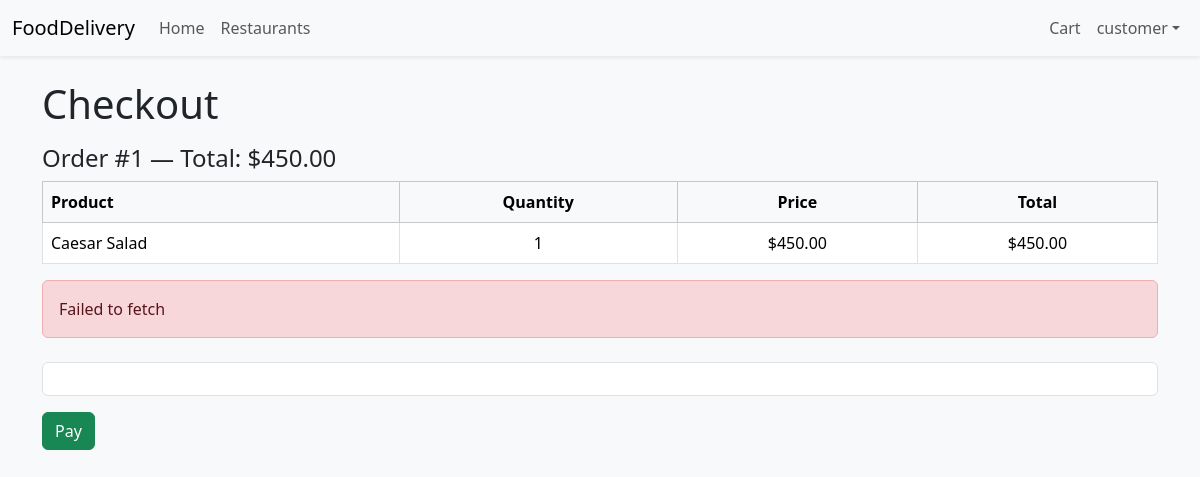
Page /orders/checkout/1/pay/ (signed in) on the earlier database version.
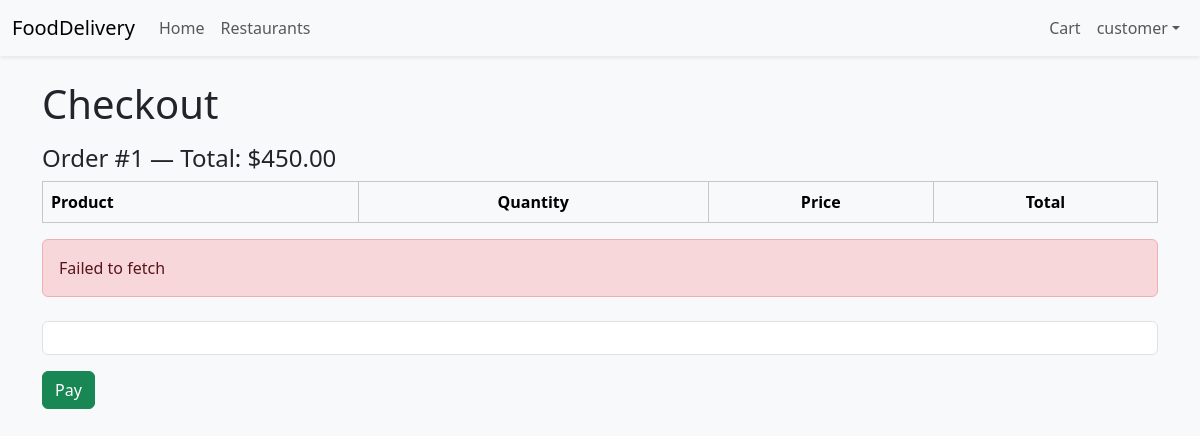
Same page on the later database version.
### restaurants/models.py (models this page shows, shortened)
class Product(models.Model):
    restaurant = models.ForeignKey(
        Restaurant,
        on_delete=models.CASCADE,
        related_name='products',
        help_text='Restaurant that offers this product',
    )
    name = models.CharField(max_length=255)
    description = models.TextField(blank=True)
    price = models.DecimalField(max_digits=8, decimal_places=2)
    quantity = models.PositiveIntegerField(default=0)
    category = models.CharField(max_length=100, blank=True)
    image = models.ImageField(upload_to='products/', blank=True, null=True)
    image_url = models.URLField(blank=True) #added
    is_available = models.BooleanField(default=True)
    created_at = models.DateTimeField(auto_now_add=True)
    updated_at = models.DateTimeField(auto_now=True)
    class Meta:
        ordering = ['name']

### orders/views.py (the view)
# urls.py: path('checkout/<int:order_id>/pay/', CheckoutPaymentView.as_view(), name='checkout_pay'),
class CheckoutPaymentView(LoginRequiredMixin, View):
    template_name = 'orders/checkout.html'
    def get(self, request: HttpRequest, order_id: int) -> HttpResponse:
        order = get_object_or_404(Order, pk=order_id, user=request.user)
        items = []
        for item in order.items.select_related('product').all():
            line_total = item.price_at_time * item.quantity
            items.append(
                {
                    'product': item.product,
                    'quantity': item.quantity,
                    'line_total': line_total,
                    'price_each': item.price_at_time,
                }
            )
        return render(
            request,
            self.template_name,
            {
                'order': order,
                'items': items,
                'subtotal': order.total,
                'STRIPE_PUBLIC_KEY': getattr(settings, 'STRIPE_PUBLIC_KEY', ''),
            },
        )

### accounts/models.py (called while the page is built)
    def is_courier(self) -> bool:
        return self.role == self.ROLE_COURIER

    def is_owner(self) -> bool:
        return self.role == self.ROLE_OWNER

    def is_admin(self) -> bool:
        return self.role == self.ROLE_ADMIN or self.is_superuser

### core/context_processors.py (called while the page is built)
def stripe_public_key(request):
    return {
        'STRIPE_PUBLIC_KEY': getattr(settings, 'STRIPE_PUBLIC_KEY', '')
    }

### templates/orders/checkout.html (shortened to what this page needs)
{% extends 'base.html' %}
{% block content %}
<div class="container">
  <h1 class="mb-3">Checkout</h1>
  {% if order %}
    <h4 class="mb-2">Order #{{ order.id }} — Total: ${{ order.total }}</h4>
    <table class="table table-bordered">
      <thead class="table-light">
        <tr>
          <th>Product</th>
          <th class="text-center">Quantity</th>
          <th class="text-center">Price</th>
          <th class="text-center">Total</th>
        </tr>
      </thead>
      <tbody>
        {% for item in items %}
          <tr>
            <td>{{ item.product.name }}</td>
            <td class="text-center">{{ item.quantity }}</td>
            <td class="text-center">${{ item.product.price }}</td>
            <td class="text-center">${{ item.line_total }}</td>
          </tr>
        {% endfor %}
      </tbody>
    </table>
    <div id="payment-errors" class="alert alert-danger d-none"></div>
    <div id="payment-section" class="mt-4">
      <div id="card-element" class="border rounded p-3 bg-white"></div>
      <button id="confirm-payment" class="btn btn-success mt-3">Pay</button>
    </div>
  {% endif %}
</div>
{% endblock %}

Differences in the rows shown:
removed Product: product.name "Caesar Salad", quantity "1", product.price "450.00", line_total "450.00"
